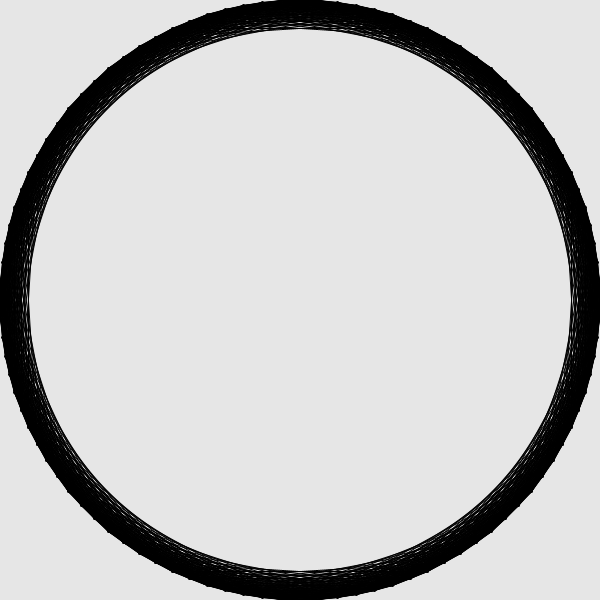
Frame 1 (no input)
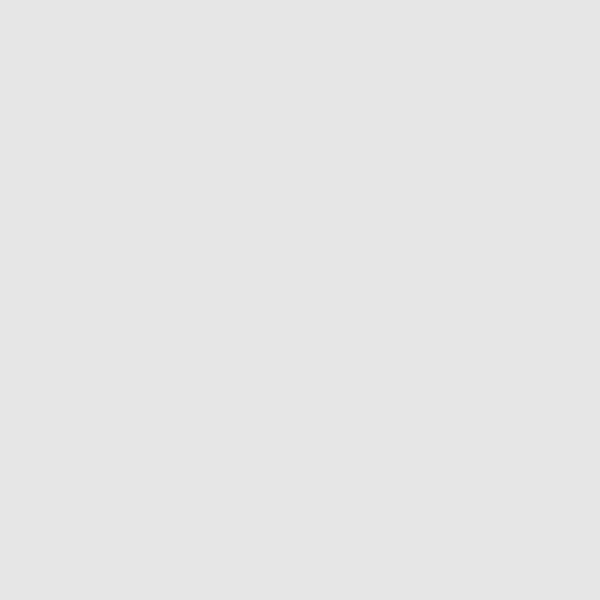
Frame 60 (the mouse pressed at the canvas centre just before this capture)
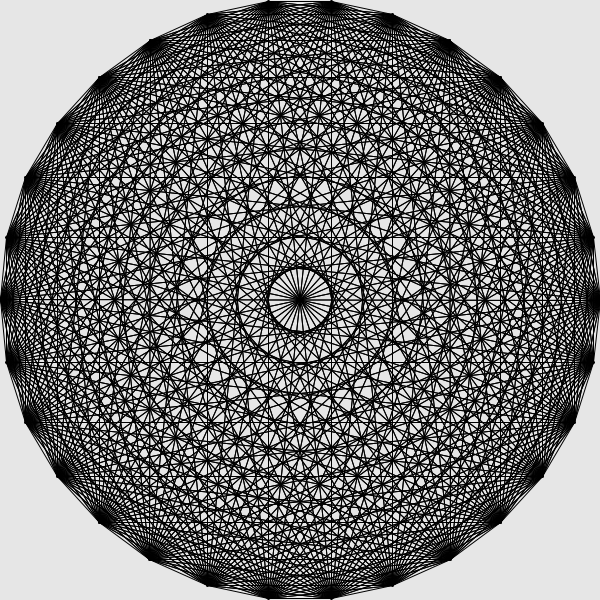
Frame 120 (the mouse held since frame 60 and released just before this capture)

The Processing sketch that drew these frames (run headless with seeded random() and noise(); from frame 60 on, the mouse is pressed at the canvas centre):

// Processing sketch: Lijnen_vormpies
// ── Lijnen_vormpies.pde
int n = 100;
int side = 15;
PVector[] p = new PVector[n];
float circleSize = 300;
PVector in = new PVector(300, 300);
float[] dir = new float[2];

void setup() {
  size(600, 600);
  for (int i = 0; i < n; i++) {
    p[i] = new PVector(0, 0);
  } 
}

void draw() {
  background(230);
  for (int i = 0; i < n; i++) {
    p[i].x = in.x + cos(2*PI/n*i) * circleSize;
    p[i].y = in.y + sin(2*PI/n*i) * circleSize;
    fill(0);
    circle(p[i].x, p[i].y, 2);
  }
  connectingLines();
  side = mouseX/10;
  if (mouseY/10 < 50) {
    n = mouseY/10;
    if (side >= n) side = n-1;
  }
  println("side " + side);
  println("n " + n);
  
}

void connectingLines() {
  for (int i = 0; i < n; i++) {
    for (int m = 0; m < side; m++) {
      if (i-m >= 0) line(p[i].x, p[i].y, p[i-m].x, p[i-m].y);
      else line(p[i].x, p[i].y, p[n+(i-m)].x, p[n+(i-m)].y);
    }
  }
}
